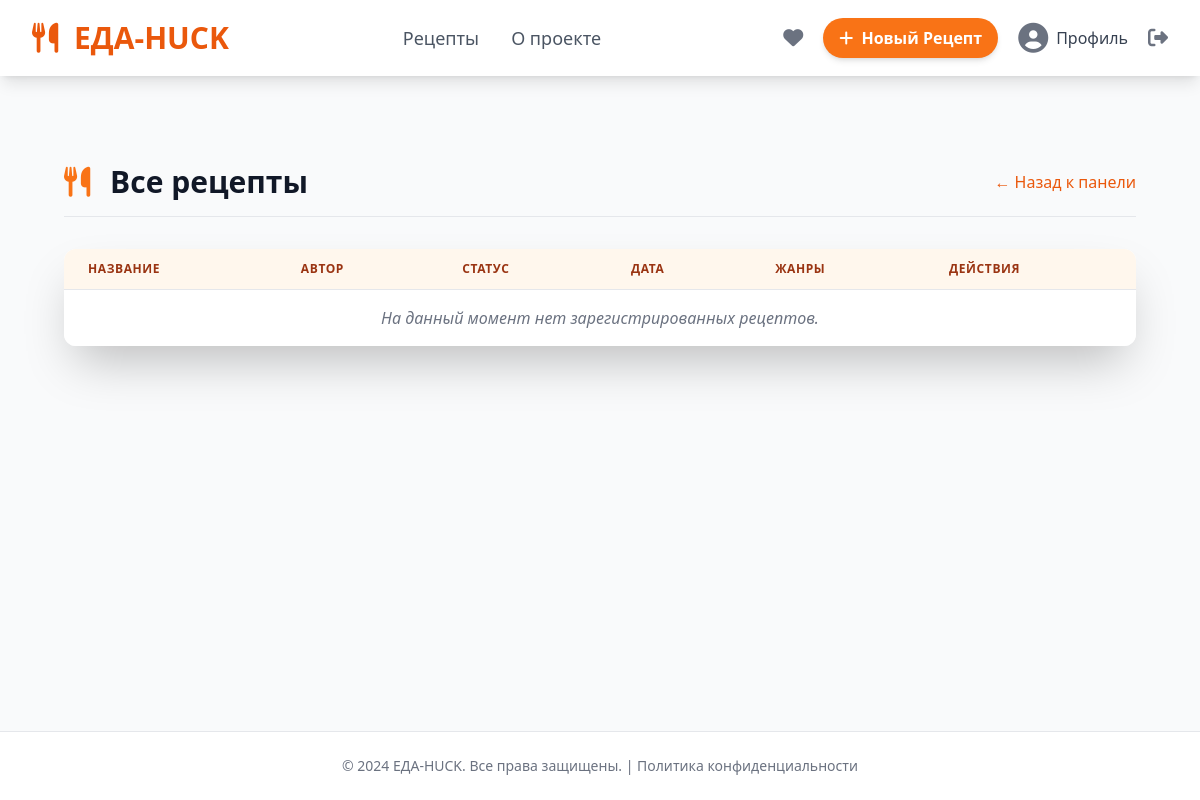
Page /admin-recipes/ (signed in) on the earlier database version.
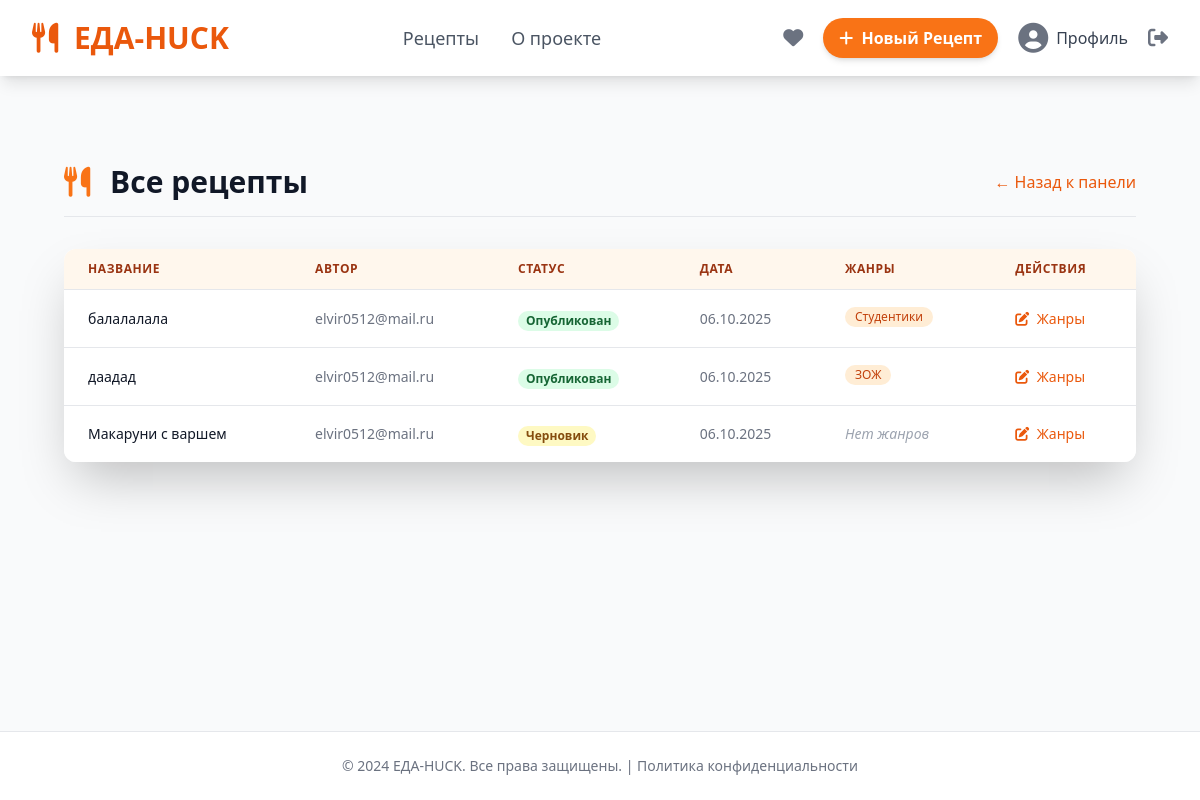
Same page on the later database version.
### recept/models.py (models this page shows, shortened)
class Recipe(models.Model):
    STATUS_CHOICES = [
        ('draft', 'Черновик'),
        ('published', 'Опубликован'),
        ('pending', 'На модерации'),
        ('rejected', 'Отклонен'),
    ]
    status = models.CharField(max_length=10, choices=STATUS_CHOICES, default='draft', help_text='Статус рецепта')
    user = models.ForeignKey(User, on_delete=models.CASCADE, related_name='recipes')
    title = models.CharField(max_length=200, blank=True, null=True)
    cover_image = models.ImageField(upload_to='recipe_images/', blank=True, null=True, help_text='Обложка рецепта')
    description = models.TextField(blank=True, null=True)
    portions = models.PositiveIntegerField(default=1, blank=True, null=True)
    calories = models.PositiveIntegerField(help_text='Калорийность на порцию', blank=True, null=True)
    estimated_cost = models.DecimalField(max_digits=8, decimal_places=2, null=True, blank=True)
    genres = models.ManyToManyField(Genre, related_name='recipes', blank=True)
    ingredients = models.ManyToManyField(ListIngredient, through='RecipeIngredient', related_name='recipes')
    video_file = models.FileField(upload_to='recipe_videos/', blank=True, null=True, help_text='Видео рецепт (файл)')
    is_public = models.BooleanField(default=True)
    moderation_notes = models.TextField(
        blank=True,
        null=True,
        help_text='Комментарии администратора при отклонении'
        )
    created_at = models.DateTimeField(auto_now_add=True)
    updated_at = models.DateTimeField(auto_now=True)

class User(AbstractUser):
    username = None
    email = models.EmailField(_('email address'), unique=True)
    phone_num = models.CharField(max_length=20, blank=True, null=True)
    full_name = models.CharField(max_length=150, blank=True, null=True)
    birth_date = models.DateField(blank=True, null=True)
    avatar = models.ImageField(upload_to='user_avatars/', blank=True, null=True, help_text='Аватар пользователя')
    USERNAME_FIELD = 'email'
    REQUIRED_FIELDS = []
    objects = UserManager()

class Genre(models.Model):
    name = models.CharField(max_length=50, unique=True)

### recept/views.py (the view)
# urls.py: path('admin-recipes/', views.admin_recipes_list_view, name='admin_recipes_list'),
@login_required
@user_passes_test(lambda u: u.is_superuser)
def admin_recipes_list_view(request):
    recipes = Recipe.objects.select_related('user').prefetch_related('genres').order_by('-created_at')
    context = {'recipes': recipes}
    return render(request, 'admin/recipes_list.html', context)

### recept/templates/admin/recipes_list.html (shortened to what the changed rows need)
{% extends 'base.html' %}
{% block content %}
<div class="max-w-6xl mx-auto py-12 px-4 sm:px-6 lg:px-8">
    <header class="flex justify-between items-center mb-8 border-b pb-4">
        <h1 class="text-3xl font-extrabold text-gray-900">
            <i class="fas fa-utensils text-primary-orange-500 mr-3"></i> Все рецепты
        </h1>
    </header>
    <div class="bg-white shadow-2xl rounded-xl overflow-hidden">
        <table class="min-w-full divide-y divide-gray-200">
            <thead class="bg-primary-orange-50">
                <tr>
                    <th class="px-6 py-3 text-left text-xs font-semibold text-primary-orange-800 uppercase tracking-wider">
                        Название
                    </th>
                    <th class="px-6 py-3 text-left text-xs font-semibold text-primary-orange-800 uppercase tracking-wider">
                        Автор
                    </th>
                    <th class="px-6 py-3 text-left text-xs font-semibold text-primary-orange-800 uppercase tracking-wider">
                        Статус
                    </th>
                    <th class="px-6 py-3 text-left text-xs font-semibold text-primary-orange-800 uppercase tracking-wider">
                        Дата
                    </th>
                    <th class="px-6 py-3 text-left text-xs font-semibold text-primary-orange-800 uppercase tracking-wider">
                        Жанры
                    </th>
                    <th class="px-6 py-3 text-left text-xs font-semibold text-primary-orange-800 uppercase tracking-wider">
                        Действия
                    </th>
                </tr>
            </thead>
            <tbody class="bg-white divide-y divide-gray-200">
                {% for recipe in recipes %}
                <tr class="hover:bg-gray-50 transition duration-150">
                    <td class="px-6 py-4 whitespace-nowrap text-sm font-medium text-gray-900">
                        {{ recipe.title }}
                    </td>
                    <td class="px-6 py-4 whitespace-nowrap text-sm text-gray-500">
                        {{ recipe.user.email }}
                    </td>
                    <td class="px-6 py-4 whitespace-nowrap">
                        {% if recipe.status == 'published' %}
                            <span class="px-2 inline-flex text-xs leading-5 font-semibold rounded-full bg-green-100 text-green-800">
                                Опубликован
                            </span>
                        {% else %}
                            <span class="px-2 inline-flex text-xs leading-5 font-semibold rounded-full bg-yellow-100 text-yellow-800">
                                Черновик
                            </span>
                        {% endif %}
                    </td>
                    <td class="px-6 py-4 whitespace-nowrap text-sm text-gray-500">
                        {{ recipe.created_at|date:"d.m.Y" }}
                    </td>
                    <td class="px-6 py-4 whitespace-nowrap text-sm text-gray-700 max-w-xs truncate">
                        {% for genre in recipe.genres.all %}
                            <span class="inline-block bg-primary-orange-100 text-primary-orange-700 text-xs font-medium mr-1 mb-1 px-2.5 py-0.5 rounded-full">{{ genre.name }}</span>
                        {% empty %}
                            <span class="text-gray-400 italic">Нет жанров</span>
                        {% endfor %}
                    </td>
                    <td class="px-6 py-4 whitespace-nowrap text-sm font-medium">
                        <a href="{% url 'admin_edit_recipe_genres' recipe.id %}" class="text-primary-orange-600 hover:text-primary-orange-900 transition duration-150">
                            <i class="fas fa-edit mr-1"></i> Жанры
                        </a>
                        </td>
                </tr>
                {% empty %}
                <tr>
                    <td colspan="6" class="px-6 py-4 text-center text-gray-500 italic">
                        На данный момент нет зарегистрированных рецептов.
                    </td>
                </tr>
                {% endfor %}
            </tbody>
        </table>
    </div>
</div>
{% endblock %}

Differences in the rows shown:
added Recipe: title "балалалала", user.email "elvir0512@mail.ru", status "Опубликован", created_at "06.10.2025"
added Genre: name "Студентики", shown under "балалалала"
added Recipe: title "даадад", user.email "elvir0512@mail.ru", status "Опубликован", created_at "06.10.2025"
added Genre: name "ЗОЖ", shown under "даадад"
added Recipe: title "Макаруни с варшем", user.email "elvir0512@mail.ru", status "Черновик", created_at "06.10.2025"
Other differences:
text no longer shown: "На данный момент нет зарегистрированных рецептов."
